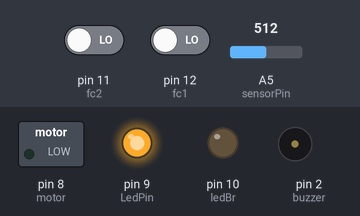
Recording of a sketch running on a simulated Arduino Uno, built with avr-gcc and run on an emulated ATmega328P. Shown: switched loads named in the sketch (green lamp = pin HIGH), output pins drawn as LEDs (lit = HIGH), buzzer (waves = sounding, pin HIGH). Inputs (shaded band) come from the test bench; at power-on: pin 12 (fc1) LOW, pin 11 (fc2) LOW, A5 (sensorPin) = 512.

Above: at 1.2 s.
1.3 s: pin 12 (fc1) driven HIGH
At 4.0 s:
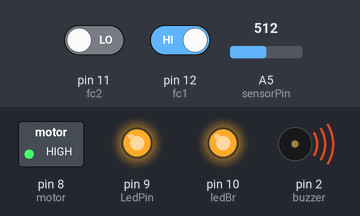
4.3 s: pin 11 (fc2) driven HIGH
At 4.45 s:
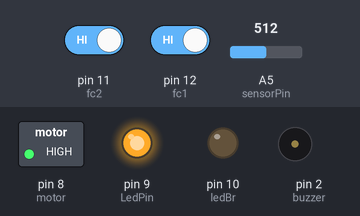
7.3 s: A5 (sensorPin) set to 540
10.3 s: A5 (sensorPin) set to 562
At 10.45 s:
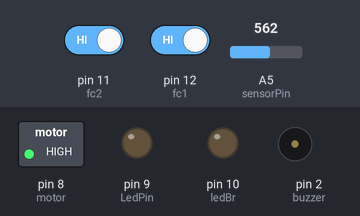
13.3 s: pin 11 (fc2) driven LOW
At 16.0 s:
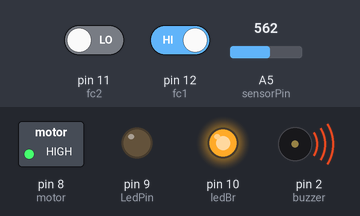
16.3 s: A5 (sensorPin) set to 545
At 17.2 s:
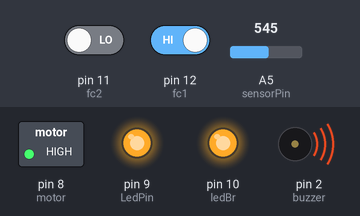
Timing chart, 0 to 18.8 s (numbered marks = the images above; inputs shaded):
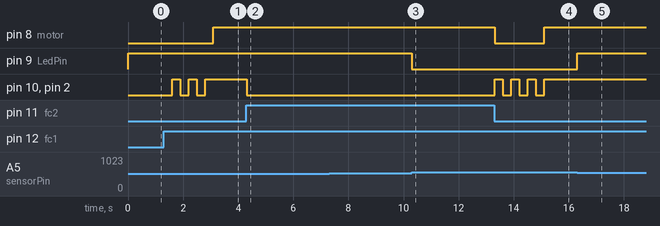

Measured:
- the behaviour switches between 555 and 556 on A5 (sensorPin) (found by bisection; images 2 and 3)
- after the input at 1.3 s, pin 8 (motor): LOW → HIGH after 1.8 s; pin 10 (ledBr), pin 2 (buzzer): alternates HIGH for 0.30 s and LOW for 0.30 s, 5 changes in all, then stays HIGH, starting after 0.30 s
- after the input at 4.3 s, pin 10 (ledBr), pin 2 (buzzer): HIGH → LOW at once
- after the input at 10.3 s, pin 9 (LedPin): HIGH → LOW at once
- after the input at 13.3 s, pin 8 (motor): HIGH → LOW at once, → HIGH 1.8 s later; pin 10 (ledBr), pin 2 (buzzer): alternates HIGH for 0.30 s and LOW for 0.30 s, 7 changes in all, then stays HIGH, starting at once
- after the input at 16.3 s, pin 9 (LedPin): LOW → HIGH at once

The sketch:

iluminacion.ino
```cpp
#include<TimerOne.h>

// -----------------------Circuito de iluminación-----------------------
int LedPin = 9;
int sensorPin = A5;
int sensorValor = 0;
// -----------------------Circuito de barrera-----------------------
int estadoFC1=0;
int estadoFC2=0;
bool estado=0;
bool bandera=0;
int contador =0;
//-----------------------Pines-----------------------
int motor=8;
int ledBr = 10;
const int buzzer=2;
int fc2=11;
int fc1=12;

//-----------------------
void llaves (){
  estadoFC1 = digitalRead(fc1);
  estadoFC2 = digitalRead(fc2);

}

void setup() {
  Serial.begin(9600);
  pinMode(LedPin, OUTPUT);
  pinMode(fc1, INPUT);
  pinMode(fc2, INPUT);
  pinMode(motor, OUTPUT);
  pinMode(buzzer, OUTPUT);
  pinMode(ledBr,OUTPUT);
  Timer1.initialize(25000);
  Timer1.attachInterrupt(llaves);
}
void loop() {
//-----------------------Código de BARRERA-----------------------
  if (estadoFC1 == HIGH)
  {
    digitalWrite (buzzer,estado);
    digitalWrite (ledBr,estado);
    delay (300);
    estado = !estado;  //! = negado || Si era LOW (0) pasa a ser HIGH (1)
    contador++;   //contador = contador+1 (Cada vez que se repite contador suma 1 (+1))
    if (contador>=6)
    {
      digitalWrite (motor,HIGH);
      digitalWrite (buzzer,HIGH);
      digitalWrite (ledBr,HIGH);
      estado = 1;
      contador = 6;
    }
  }
  if (estadoFC2==1)
  {
    bandera = 1;
    estado=0;
  }

  if ((bandera == 1) && (estadoFC2==0)){
      digitalWrite(motor,LOW);
      digitalWrite(buzzer,LOW);
      digitalWrite(ledBr,LOW);
      bandera=0;
      contador=0;
    }
//-----------------------Código para ILUMINACIÒN-----------------------
  sensorValor = analogRead(sensorPin);

  if (sensorValor > 555)
  {
    digitalWrite(LedPin, LOW);
  }
  else
  {
    digitalWrite(LedPin, HIGH);
  }
}
```
